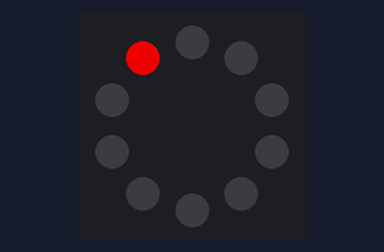
The program below on a simulated Circuit Playground running CircuitPython. Shown: the board's ring of 10 RGB LEDs (number 0 left of the top, counting anticlockwise).

Above: at 0.12 s.
At 2.3 s:
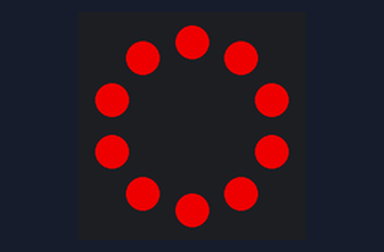
At 7.66 s:
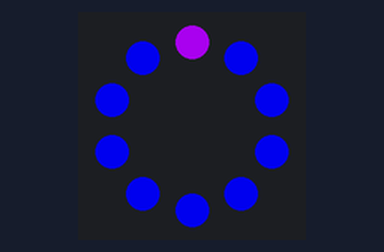
At 16.1 s:
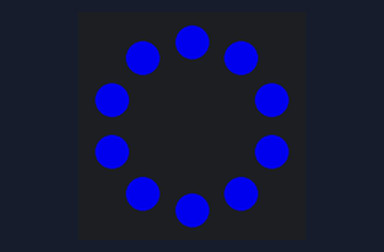
At 26.99 s:
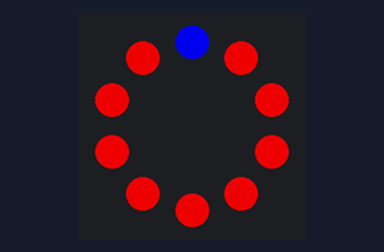
At 38.2 s:
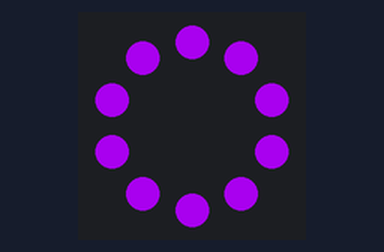

The program:

challenge1_code.py
```python
# To get started, check out the "Device Simulator Express: Getting Started" command in the command pallete, which you can access with `CMD + SHIFT + P` For Mac and `CTRL + SHIFT + P` for Windows and Linux.

# Getting started with CPX and CircuitPython intro on:
# https://learn.adafruit.com/circuitpython-made-easy-on-circuit-playground-express/circuit-playground-express-library

# Find example code for CPX on:
# https://github.com/adafruit/Adafruit_CircuitPython_CircuitPlayground/tree/master/examples


# import CPX library
from adafruit_circuitplayground import cp
import time

cp.pixels.brightness = 0.8

RED = (255, 0, 0)
BLUE = (0, 0, 255)
PURPLE = (180, 0, 255)


def color_round(color):
    for i in range(10):
        cp.pixels[i] = color
        time.sleep(0.25)
        cp.pixels.show()
    time.sleep(0.25)


while True:
    color_round(RED)
    color_round(PURPLE)
    color_round(BLUE)
```

Measured:
- what the display in image 1 shows lasts 0.5 s, from 2.3 s to 2.8 s
